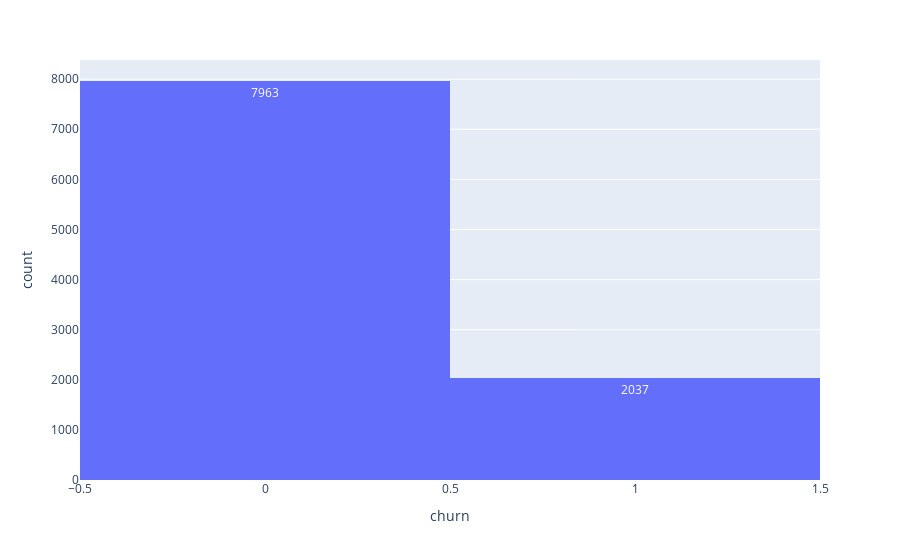

Notebook source saved alongside this figure:
### Code cell
px.histogram(datos, x="churn", text_auto=True)

### Figure 1 — Plotly figure (JSON) as saved in the notebook; plotly's stock layout.template omitted (floating-point values rounded to 4 significant figures; data arrays with more than 128 entries replaced by an {"elided": "..."} marker saying what was removed)
{"data": [{"bingroup": "x", "hovertemplate": "churn=%{x}<br>count=%{y}<extra></extra>", "legendgroup": "", "marker": {"color": "#636efa", "pattern": {"shape": ""}}, "name": "", "orientation": "v", "showlegend": false, "texttemplate": "%{value}", "type": "histogram", "x": {"elided": "10000 int values"}, "xaxis": "x", "yaxis": "y"}], "layout": {"barmode": "relative", "legend": {"tracegroupgap": 0}, "margin": {"t": 60}, "xaxis": {"anchor": "y", "domain": [0, 1], "title": {"text": "churn"}}, "yaxis": {"anchor": "x", "domain": [0, 1], "title": {"text": "count"}}}}
